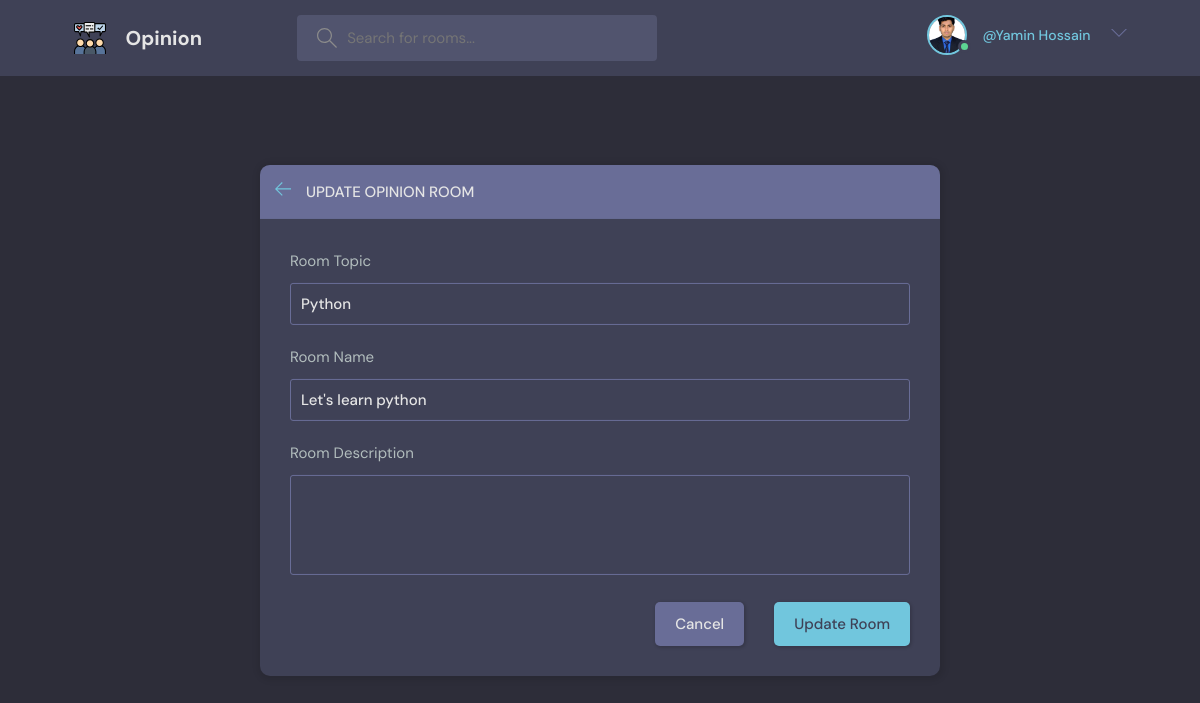
Page /update-room/1 (signed in) on the committed database.
### base/models.py (models this page shows, shortened)
class User(AbstractUser):
    name = models.CharField(max_length=200, null=True)
    email = models.EmailField(unique=True, null=True)
    bio = models.TextField(max_length=200, null=True)
    avatar = models.ImageField(null=True, default='avatar.svg')
    USERNAME_FIELD = 'email'
    REQUIRED_FIELDS = []
    def __str__(self):
        return self.name

class Room(models.Model):
    host = models.ForeignKey(User, on_delete=models.SET_NULL, null = True)
    topic = models.ForeignKey(Topic, on_delete = models.SET_NULL, null=True)# we want to keep the room even after deleting the topic
    name = models.CharField(max_length=200)
    description = models.TextField(blank=True, null=True) #letting django know that this field can be blank and can be saved blank as well
    updated = models.DateTimeField(auto_now=True)
    created = models.DateTimeField(auto_now_add=True)
    participants = models.ManyToManyField(User, related_name='participants', blank=True)# while we quarrying data for participants this related_name wold help us to quarry from the DB.
    class Meta:
        ordering = ['-updated','-created']

class Topic(models.Model):
    name = models.CharField(max_length=200)
    def __str__(self):
        return self.name

### base/views.py (the view, shortened to what this page needs)
# urls.py: path('update-room/<str:pk>', views.updateRoom, name="update-room"),
@login_required(login_url='login')
def updateRoom(request,pk):
    room = Room.objects.get(id = pk)
    form = RoomForm(instance = room)
    topics = Topic.objects.all()
    if request.user != room.host:
        return HttpResponse("You are not allowed here!")
    context ={'form': form,'topics':topics,'room':room, 'status': 'update'}
    return render(request, 'base/create-room.html', context)

### base/forms.py
class RoomForm(ModelForm):
    class Meta:
        model = Room
        fields = '__all__'
        exclude = ['host','participants']

### base/templates/base/create-room.html (shortened to what this page needs)
{% extends 'main.html' %}
{% block content %}
<main class="create-room layout">
  <div class="container">
    <div class="layout__box">
      <div class="layout__boxHeader">
        <div class="layout__boxTitle">
          <a href="{{ request.META.HTTP_REFERER }}">
            <svg version="1.1" xmlns="http://www.w3.org/2000/svg" width="32" height="32" viewBox="0 0 32 32">
              <title>arrow-left</title>
              <path
                d="M13.723 2.286l-13.723 13.714 13.719 13.714 1.616-1.611-10.96-10.96h27.625v-2.286h-27.625l10.965-10.965-1.616-1.607z">
              </path>
            </svg>
          </a>
          <h3>
            {% if status == 'create' %}
            Create Opinion Room
            {% else %}
            Update Opinion Room
            {% endif%}
          </h3>
        </div>
      </div>
      <div class="layout__body">
        <form class="form" action="" method="post">
          <div class="form__group">
            <label for="room_topic">Room Topic</label>
            <input type="text" required name="topic" list="topic-list" value="{{room.topic}}">
          </div>
          <div class="form__group">
            <label for="room_name">Room Name</label>
            {{form.name}}
          </div>
          <div class="form__group">
            <label for="room_description">Room Description</label>
            {{form.description}}
          </div>
          <div class="form__action">
            <a class="btn btn--dark" href="{{ request.META.HTTP_REFERER }}">Cancel</a>
            <button class="btn btn--main" type="submit">
              {% if status == 'create' %}
              Create Room
              {% else %}
              Update Room
              {% endif%}
            </button>
          </div>
        </form>
      </div>
    </div>
  </div>
</main>
{% endblock %}

### templates/navbar.html (shortened to what this page needs)
{% load static %}
<header class="header header--loggedIn">
    <div class="container">
        <a href="/" class="header__logo">
            <img src="{% static 'images/Opinion.svg' %}" />
            <h1>Opinion</h1>
        </a>
        <form class="header__search" action="{% url 'home' %}">
            <label>
                <input type="search" name="q" placeholder="Search for rooms..." />
            </label>
        </form>
        <nav class="header__menu">
            {% if request.user.is_authenticated %}
            <div class="header__user">
                <a href="{% url 'user-profile' request.user.id %}">
                    <div class="avatar avatar--medium active">
                        <img src="{{request.user.avatar.url}}" />
                    </div>
                    <p><span>@{{request.user}}</span></p>
                </a>
                <button class="dropdown-button">
                    <svg version="1.1" xmlns="http://www.w3.org/2000/svg" width="32" height="32" viewBox="0 0 32 32">
                        <title>chevron-down</title>
                        <path d="M16 21l-13-13h-3l16 16 16-16h-3l-13 13z"></path>
                    </svg>
                </button>
            </div>
            {% else %}
            <a href="{% url 'login' %}">
                <img src="{% static 'images/avatar.svg'%}" />
                <p>Login</p>
                {%endif%}
        </nav>
    </div>
</header>

### rows in the picture
User: user.avatar (picture), user "Yamin Hossain"
Room: topic "Python", name "Let's learn python"
